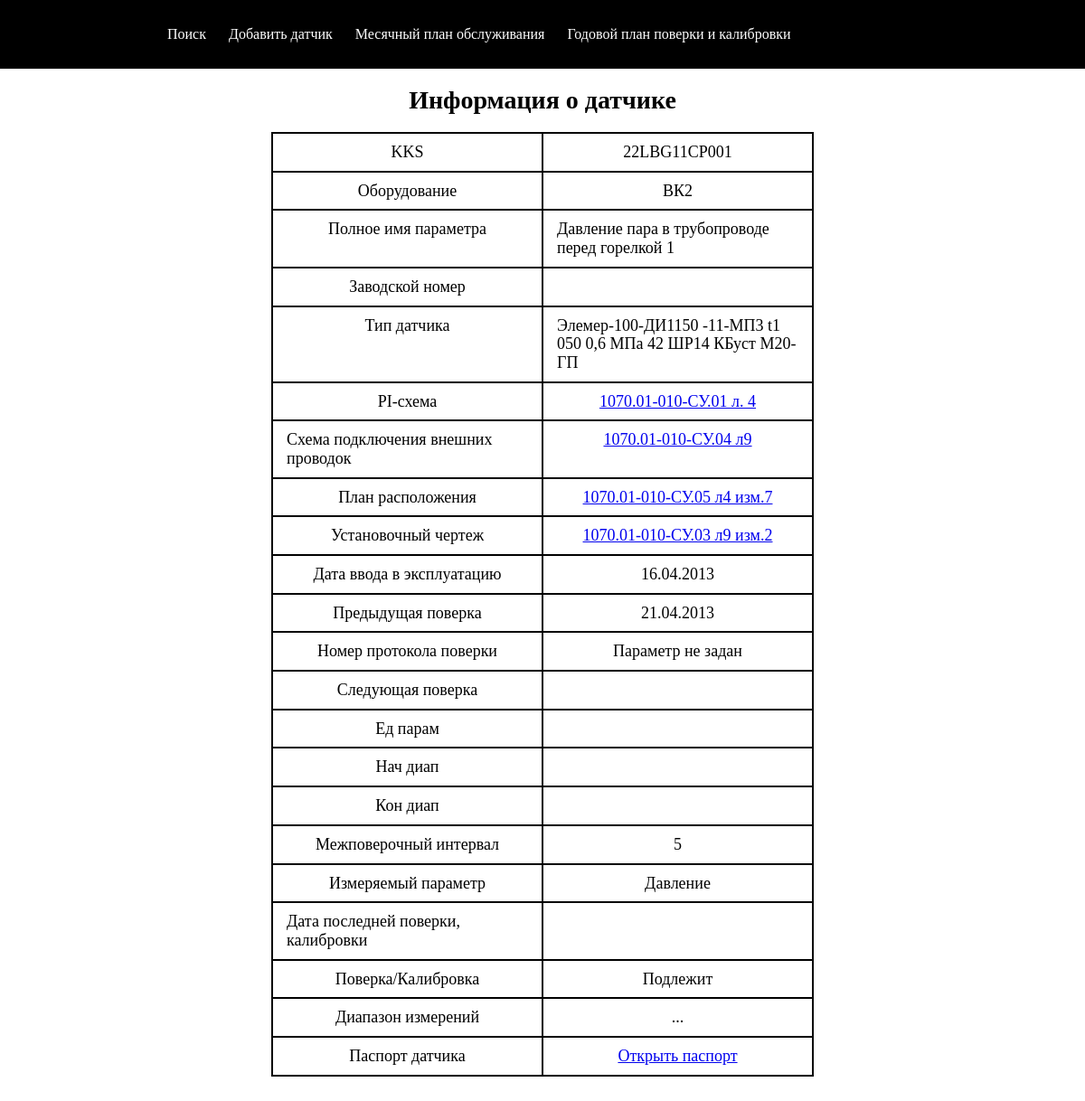
Page /pages/cardsensor.php?id=2 on the earlier database version.
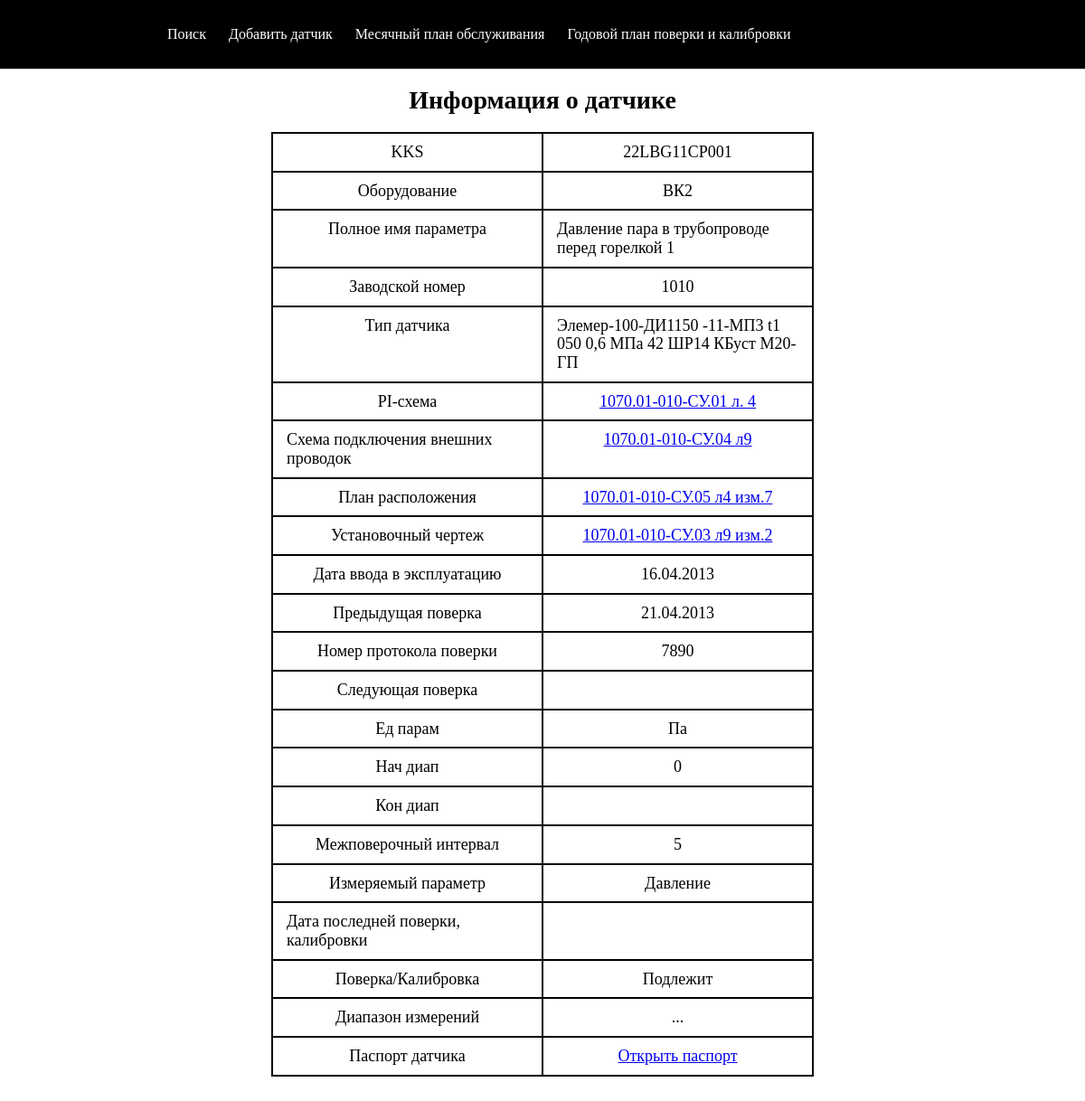
Same page on the later database version.
### tables this page shows
CREATE TABLE `detector` (
  `id` int(11) NOT NULL,
  `KKS` varchar(50) DEFAULT 'Параметр не задан' COMMENT 'Код KKS датчика',
  `installation` varchar(50) DEFAULT NULL COMMENT 'Оборудование',
  `Parameter name` varchar(50) DEFAULT NULL COMMENT 'Полное имя параметра',
  `Factory number` varchar(50) DEFAULT 'Параметр не задан' COMMENT 'Зав Номер',
  `Sensor type` varchar(250) DEFAULT 'Параметр не задан' COMMENT 'Тип датчика',
  `PI scheme` varchar(250) DEFAULT 'Параметр не задан' COMMENT 'ПИ-схема',
  `External wiring diagram` varchar(250) DEFAULT 'Параметр не задан' COMMENT 'Схема подключения внешних проводок',
  `layout plan` varchar(250) DEFAULT 'Параметр не задан' COMMENT 'План расположения',
  `Installation drawing` varchar(250) DEFAULT 'Параметр не задан' COMMENT 'Установочный чертеж',
  `Commissioning date` varchar(250) DEFAULT 'Параметр не задан' COMMENT 'Дата ввода в эксплуатацию',
  `Previous calibration` varchar(250) DEFAULT 'Параметр не задан' COMMENT 'Предыдущая поверка',
  `Verification Protocol Number` varchar(250) DEFAULT 'Параметр не задан' COMMENT 'Номер протокола поверки',
  ` Next verification` varchar(250) DEFAULT 'Параметр не задан' COMMENT 'Следующая поверка',
  `Unit parameter` varchar(50) DEFAULT 'Параметр не задан' COMMENT 'Ед парам',
  `Beginning of range` varchar(50) DEFAULT 'Параметр не задан' COMMENT 'Нач диап',
  `End of range` varchar(50) DEFAULT 'Параметр не задан' COMMENT 'Кон диап',
  `Intertesting interval` varchar(50) DEFAULT 'Параметр не задан' COMMENT 'Межповерочный интервал',
  `Measured parameter` varchar(50) DEFAULT 'Параметр не задан' COMMENT 'Измеряемый параметр',
  `Date of the last calibration check` varchar(50) DEFAULT 'Параметр не задан' COMMENT 'Дата последней поверки, калибровки',
  `Verification/Calibration` varchar(50) DEFAULT 'Параметр не задан' COMMENT 'Поверка/Калибровка',
  `Measuring range` varchar(50) DEFAULT 'Параметр не задан' COMMENT 'Диапазон измерений'
);

### pages/cardsensor.php (the view, shortened to what this page needs)
<!DOCTYPE html>
<html lang="ru">
<head>
    <link rel="stylesheet" href="../css/normalize.css">
		<link rel="stylesheet" href="../css/cardsensor.css">
</head>
<body>
    <header class = "header" id = "header">
		<div class="wrap-header">
			<nav class = "navigation">
			<ul class="menu">
				<li><a href="search.php">Поиск</a></li>
				<li><a href="addsensor.php">Добавить датчик</a></li>
				<li><a href="#">Месячный план обслуживания</a></li>
				<li><a href="#">Годовой план поверки и калибровки</a></li>
  			</ul>
			</nav>
			<div class = "notifications">
				<div class = "icon-notifications" tabindex = "0"></div>
			</div>
		</div>
	</header>
	<?php
		require_once "../php/connection.php";
		$id = $_GET['id'];
		$count = mysqli_query($connection, "SELECT * FROM `detector` WHERE `id` = '$id' ");
		while ($name =  mysqli_fetch_assoc($count)) {
		?>
    <section class = "info_sensor">
		<div class="wrap-info_sensor">
			<h1>Информация о датчике</h1>
			<div class="table">
				<div>KKS</div>
				<div> <?php echo $name['KKS'] ?> </div>
				<div>Оборудование</div>
				<div><?php echo $name['installation'] ?></div>
				<div>Полное имя параметра</div>
				<div><?php echo $name['Parameter name'] ?></div>
				<div>Заводской номер</div>
				<div><?php echo $name['Factory number'] ?></div>
				<div>Тип датчика</div>
				<div><?php echo $name['Sensor type'] ?></div>
				<div>PI-схема</div>
				<div><?php echo '<a href = "../test.pdf">' . $name['PI scheme'] . '</a>' ?></div>
				<div>Схема подключения внешних проводок</div>
				<div><?php echo '<a href = "../test.pdf">' . $name['External wiring diagram'] . '</a>' ?></div>
				<div>План расположения</div>
				<div><?php echo '<a href = "../test.pdf">' . $name['layout plan'] . '</a>' ?></div>
				<div>Установочный чертеж</div>
				<div><?php echo '<a href = "../test.pdf">' . $name['Installation drawing'] . '</a>' ?></div>
				<div>Дата ввода в эксплуатацию</div>
				<div><?php echo $name['Commissioning date'] ?></div>
				<div>Предыдущая поверка</div>
				<div><?php echo $name['Previous calibration'] ?></div>
				<div>Номер протокола поверки</div>
				<div><?php echo $name['Verification Protocol Number'] ?></div>
				<div>Следующая поверка</div>
				<div><?php echo $name['Next verification'] ?></div>
				<div>Ед парам</div>
				<div><?php echo $name['Unit parameter'] ?></div>
				<div>Нач диап</div>
				<div><?php echo $name['Beginning of range'] ?></div>
				<div>Кон диап</div>
				<div><?php echo $name['End of range'] ?></div>
				<div>Межповерочный интервал</div>
				<div><?php echo $name['Intertesting interval'] ?></div>
				<div>Измеряемый параметр</div>
				<div><?php echo $name['Measured parameter'] ?></div>
				<div>Дата последней поверки, калибровки</div>
				<div><?php echo $name['Date of the last calibration check'] ?></div>
				<div>Поверка/Калибровка</div>
				<div><?php echo $name['Verification/Calibration'] ?></div>
				<div>Диапазон измерений</div>
				<div><?php echo $name['Measuring range'] ?></div>
				<div>Паспорт датчика</div>
				<div><?php echo '<a href = "password.php?id=' . $name['id'] . '">Открыть паспорт</a>' ?></div>
			</div>
		</div>
	</section>
	<?php
		}
	?>
</body>
</html>

Differences in the rows shown:
changed detector "22LBG11CP001": Factory number (not shown) → "1010"; Verification Protocol Number "Параметр не задан" → "7890"; Unit parameter (not shown) → "Па"; Beginning of range (not shown) → "0"
